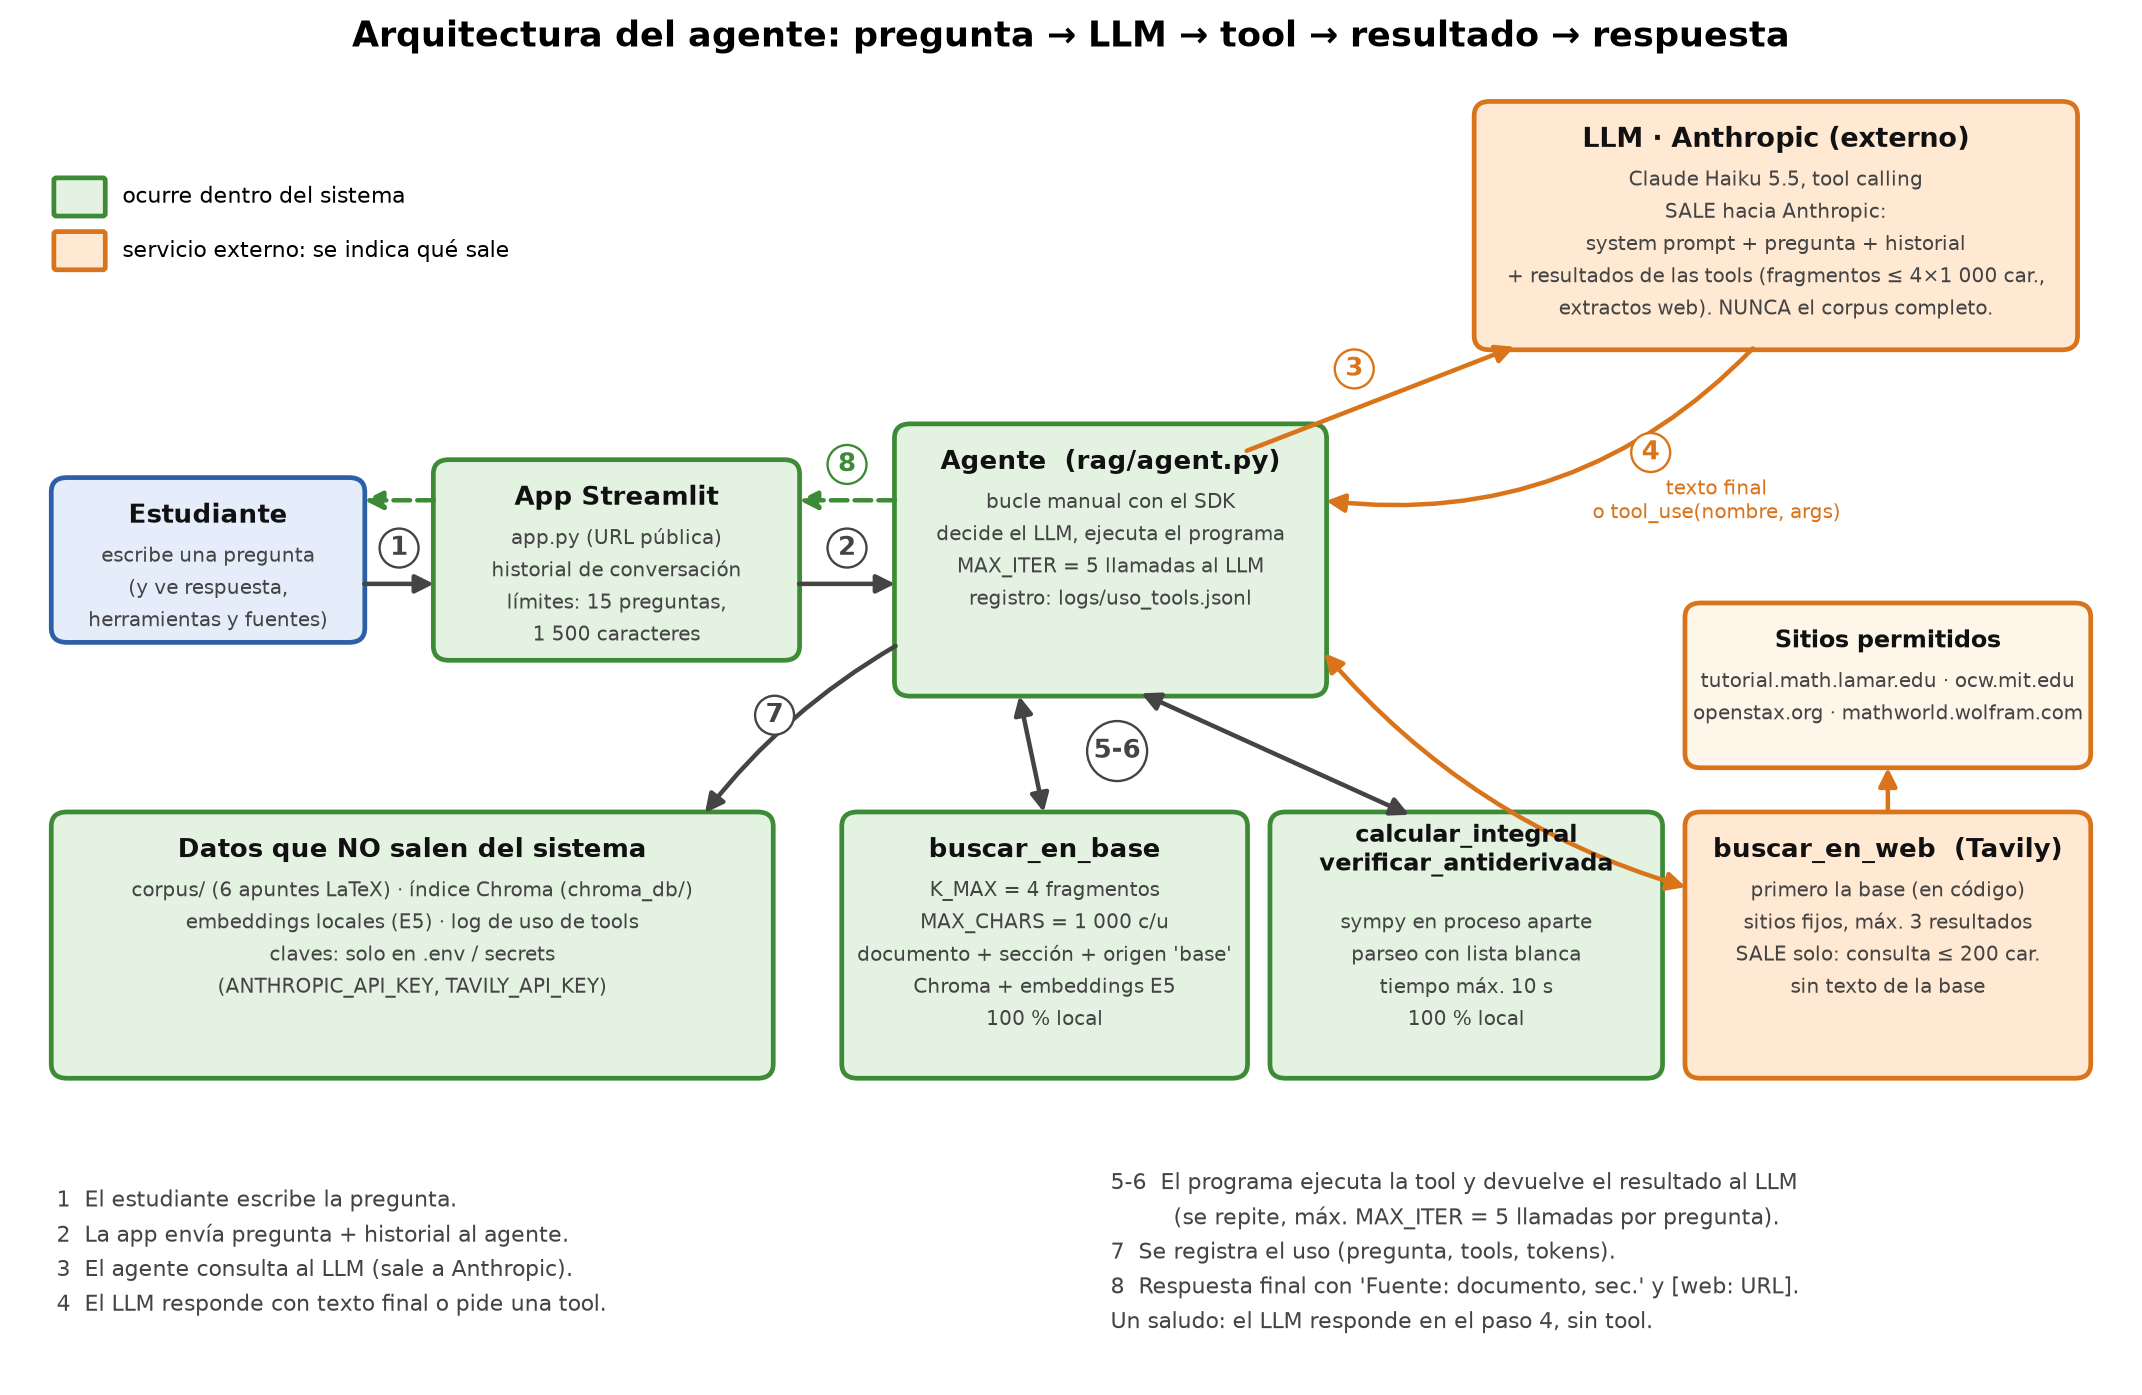

This chart was generated by the following Python code:
"""Genera docs/diagrama_arquitectura.png (flujo pregunta -> LLM -> tool -> resultado -> respuesta).

    python docs/diagrama_arquitectura.py

Verde = ocurre en el sistema (nada sale). Naranja = servicio externo (indica QUE sale hacia alli).
"""
from pathlib import Path

import matplotlib

matplotlib.use("Agg")
import matplotlib.pyplot as plt
from matplotlib.patches import FancyArrowPatch, FancyBboxPatch

VERDE, VERDE_B = "#e3f2e1", "#3d8b37"
NARANJA, NARANJA_B = "#ffe9d2", "#d9741a"
AZUL, AZUL_B = "#e4edf9", "#2d5fa8"
GRIS = "#444444"

fig, ax = plt.subplots(figsize=(16, 10.4))
ax.set_xlim(0, 16)
ax.set_ylim(-2.2, 9.2)
ax.axis("off")


def caja(x, y, w, h, titulo, lineas=(), fondo=AZUL, borde=AZUL_B, tam=11):
    ax.add_patch(FancyBboxPatch((x, y), w, h, boxstyle="round,pad=0.04,rounding_size=0.12", fc=fondo, ec=borde, lw=2))
    ax.text(x + w / 2, y + h - 0.28, titulo, ha="center", va="center", fontsize=tam, fontweight="bold", color="#111")
    for i, l in enumerate(lineas):
        ax.text(x + w / 2, y + h - 0.62 - 0.27 * i, l, ha="center", va="center", fontsize=8.6, color=GRIS)


def flecha(p, q, texto="", color=GRIS, dy=0.0, dx=0.0, ls="-", ha="center", cur=0.0):
    ax.add_patch(FancyArrowPatch(p, q, arrowstyle="-|>", mutation_scale=16, lw=1.9, color=color, linestyle=ls,
                                 connectionstyle=f"arc3,rad={cur}"))
    if texto:
        ax.text((p[0] + q[0]) / 2 + dx, (p[1] + q[1]) / 2 + dy, texto, ha=ha, va="center", fontsize=8.4, color=color,
                bbox=dict(fc="white", ec="none", pad=1.2, alpha=0.9))


ax.text(8, 8.95, "Arquitectura del agente: pregunta → LLM → tool → resultado → respuesta", ha="center", fontsize=15, fontweight="bold")

# --- columna izquierda: estudiante y app
caja(0.3, 4.0, 2.3, 1.3, "Estudiante", ["escribe una pregunta", "(y ve respuesta,", "herramientas y fuentes)"])
caja(3.2, 3.85, 2.7, 1.6, "App Streamlit", ["app.py (URL pública)", "historial de conversación", "límites: 15 preguntas,", "1 500 caracteres"],
     fondo=VERDE, borde=VERDE_B)
# --- agente
caja(6.7, 3.55, 3.2, 2.2, "Agente  (rag/agent.py)", ["bucle manual con el SDK", "decide el LLM, ejecuta el programa", "MAX_ITER = 5 llamadas al LLM", "registro: logs/uso_tools.jsonl"],
     fondo=VERDE, borde=VERDE_B)
# --- LLM externo
caja(11.1, 6.45, 4.5, 2.0, "LLM · Anthropic (externo)", ["Claude Haiku 5.5, tool calling", "SALE hacia Anthropic:", "system prompt + pregunta + historial", "+ resultados de las tools (fragmentos ≤ 4×1 000 car.,", "extractos web). NUNCA el corpus completo."],
     fondo=NARANJA, borde=NARANJA_B, tam=11.5)

# --- tools
caja(6.3, 0.35, 3.0, 2.15, "buscar_en_base", ["K_MAX = 4 fragmentos", "MAX_CHARS = 1 000 c/u", "documento + sección + origen 'base'", "Chroma + embeddings E5", "100 % local"],
     fondo=VERDE, borde=VERDE_B)
caja(9.55, 0.35, 2.9, 2.15, "calcular_integral\nverificar_antiderivada", ["", "sympy en proceso aparte", "parseo con lista blanca", "tiempo máx. 10 s", "100 % local"],
     fondo=VERDE, borde=VERDE_B, tam=10)
caja(12.7, 0.35, 3.0, 2.15, "buscar_en_web  (Tavily)", ["primero la base (en código)", "sitios fijos, máx. 3 resultados", "SALE solo: consulta ≤ 200 car.", "sin texto de la base"],
     fondo=NARANJA, borde=NARANJA_B)
caja(12.7, 2.95, 3.0, 1.3, "Sitios permitidos", ["tutorial.math.lamar.edu · ocw.mit.edu", "openstax.org · mathworld.wolfram.com"], fondo="#fff6ea", borde=NARANJA_B, tam=10)

# --- datos locales
caja(0.3, 0.35, 5.4, 2.15, "Datos que NO salen del sistema", ["corpus/ (6 apuntes LaTeX) · índice Chroma (chroma_db/)", "embeddings locales (E5) · log de uso de tools", "claves: solo en .env / secrets", "(ANTHROPIC_API_KEY, TAVILY_API_KEY)"],
     fondo=VERDE, borde=VERDE_B)

# --- flechas (numeradas = orden de una pregunta que usa una tool)
def doble(p, q, color=GRIS, cur=0.0):
    ax.add_patch(FancyArrowPatch(p, q, arrowstyle="<|-|>", mutation_scale=16, lw=1.9, color=color,
                                 connectionstyle=f"arc3,rad={cur}"))


def num(x, y, t, color=GRIS):
    ax.text(x, y, t, ha="center", va="center", fontsize=11, fontweight="bold", color=color,
            bbox=dict(fc="white", ec=color, pad=1.5, boxstyle="circle,pad=0.25"))


flecha((2.6, 4.45), (3.2, 4.45))                                   # estudiante -> app
num(2.9, 4.75, "1")
flecha((5.9, 4.45), (6.7, 4.45))                                   # app -> agente
num(6.3, 4.75, "2")
flecha((6.7, 5.15), (5.9, 5.15), ls="--", color=VERDE_B)           # respuesta final: agente -> app
flecha((3.2, 5.15), (2.6, 5.15), ls="--", color=VERDE_B)           # app -> estudiante
num(6.3, 5.45, "8", VERDE_B)
flecha((9.3, 5.55), (11.4, 6.45), "", NARANJA_B)                    # agente -> LLM
num(10.15, 6.25, "3", NARANJA_B)
flecha((13.2, 6.45), (9.9, 5.15), "", NARANJA_B, cur=-0.25)         # LLM -> agente
num(12.4, 5.55, "4", NARANJA_B)
ax.text(12.9, 5.0, "texto final\no tool_use(nombre, args)", ha="center", fontsize=8.4, color=NARANJA_B)
doble((7.6, 3.55), (7.8, 2.5))                                      # agente <-> buscar_en_base
doble((8.5, 3.55), (10.6, 2.5))                                     # agente <-> calculo
doble((9.9, 3.9), (12.7, 1.9), NARANJA_B, cur=0.15)                 # agente <-> web
num(8.35, 3.05, "5-6")
flecha((14.2, 2.5), (14.2, 2.95), "", NARANJA_B)
flecha((6.7, 3.95), (5.2, 2.5), cur=0.1)
num(5.75, 3.35, "7")

# --- leyenda
ax.add_patch(FancyBboxPatch((0.3, 7.55), 0.35, 0.28, boxstyle="round,pad=0.02", fc=VERDE, ec=VERDE_B, lw=2))
ax.text(0.8, 7.69, "ocurre dentro del sistema", va="center", fontsize=9.5)
ax.add_patch(FancyBboxPatch((0.3, 7.1), 0.35, 0.28, boxstyle="round,pad=0.02", fc=NARANJA, ec=NARANJA_B, lw=2))
ax.text(0.8, 7.24, "servicio externo: se indica qué sale", va="center", fontsize=9.5)
ax.text(0.3, -1.15, "1  El estudiante escribe la pregunta.\n"
        "2  La app envía pregunta + historial al agente.\n"
        "3  El agente consulta al LLM (sale a Anthropic).\n"
        "4  El LLM responde con texto final o pide una tool.",
        fontsize=9.2, color=GRIS, va="center", linespacing=1.6)
ax.text(8.3, -1.15, "5-6  El programa ejecuta la tool y devuelve el resultado al LLM\n"
        "         (se repite, máx. MAX_ITER = 5 llamadas por pregunta).\n"
        "7  Se registra el uso (pregunta, tools, tokens).\n"
        "8  Respuesta final con 'Fuente: documento, sec.' y [web: URL].\n"
        "Un saludo: el LLM responde en el paso 4, sin tool.",
        fontsize=9.2, color=GRIS, va="center", linespacing=1.6)

out = Path(__file__).with_name("diagrama_arquitectura.png")
fig.savefig(out, dpi=170, bbox_inches="tight", facecolor="white")
print("Guardado:", out)
